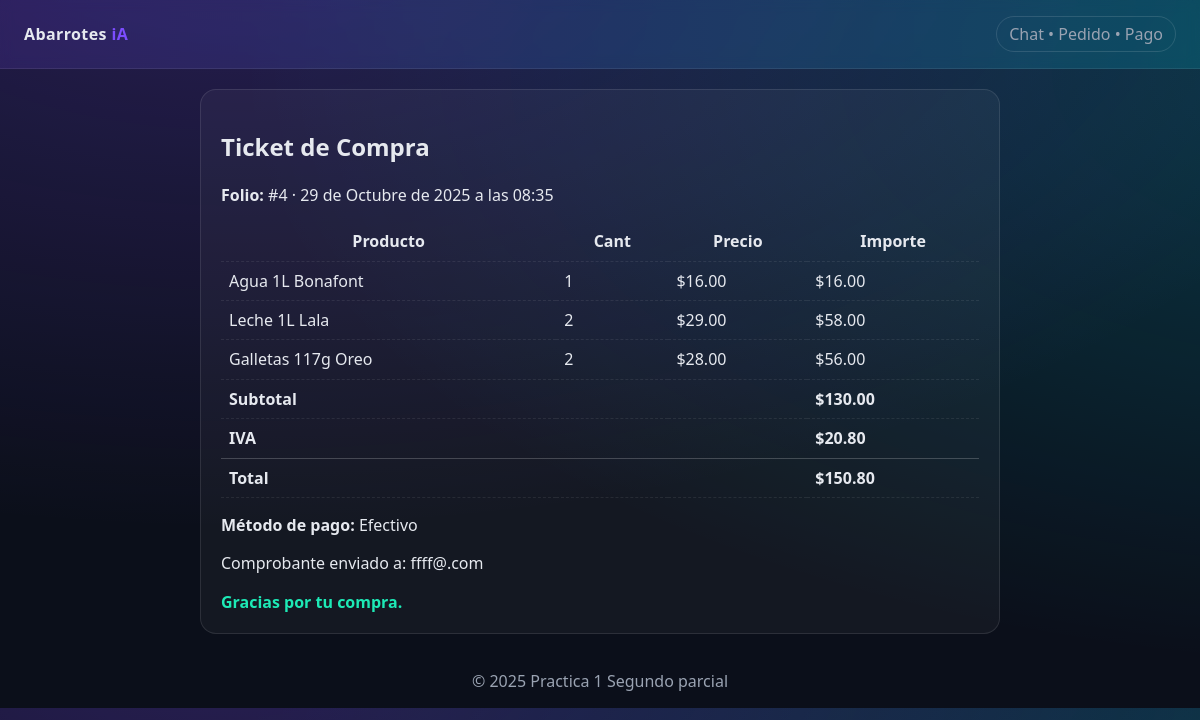
The app's page /recibo/4/ with its own data.
### shopbot/models.py (models this page shows, shortened)
class Order(models.Model):
    created_at = models.DateTimeField(auto_now_add=True)
    subtotal = models.DecimalField(max_digits=9, decimal_places=2, default=0)
    tax = models.DecimalField(max_digits=9, decimal_places=2, default=0)
    total = models.DecimalField(max_digits=9, decimal_places=2, default=0)
    paid = models.BooleanField(default=False)
    payment_method = models.CharField(max_length=32, blank=True)
    email = models.EmailField(blank=True)
    invoice_requested = models.BooleanField(default=False)
    rfc = models.CharField(max_length=20, blank=True)

class OrderItem(models.Model):
    order = models.ForeignKey(Order, on_delete=models.CASCADE, related_name="items")
    product = models.ForeignKey(Product, on_delete=models.PROTECT)
    quantity = models.PositiveIntegerField(default=1)
    unit_price = models.DecimalField(max_digits=9, decimal_places=2)
    def line_total(self):
        return self.quantity * self.unit_price

class Product(models.Model):
    sku = models.CharField(max_length=32, unique=True)
    name = models.CharField(max_length=120)
    brand = models.CharField(max_length=80)
    category = models.CharField(max_length=80)
    price = models.DecimalField(max_digits=9, decimal_places=2)
    cost = models.DecimalField(max_digits=9, decimal_places=2)
    stock = models.IntegerField(default=100)

### shopbot/views.py (the view)
# urls.py: path("recibo/<int:order_id>/", views.receipt, name="receipt"),
def receipt(request: HttpRequest, order_id: int):
    order = Order.objects.get(id=order_id)
    return render(request, "shopbot/receipt.html", {"order": order})

### templates/shopbot/receipt.html (shortened to what this page needs)
{% extends "base.html" %}
{% block content %}
<div class="ticket">
  <h2>{{ order.invoice_requested|yesno:"Factura,Ticket" }} de Compra</h2>
  <p><b>Folio:</b> #{{ order.id }} · {{ order.created_at }}</p>
  <table class="carttbl">
    <thead><tr><th>Producto</th><th>Cant</th><th>Precio</th><th>Importe</th></tr></thead>
    <tbody>
      {% for it in order.items.all %}
      <tr>
        <td>{{ it.product.name }} {{ it.product.brand }}</td>
        <td>{{ it.quantity }}</td>
        <td>${{ it.unit_price }}</td>
        <td>${{ it.line_total }}</td>
      </tr>
      {% endfor %}
    </tbody>
    <tfoot>
      <tr><td colspan="3">Subtotal</td><td>${{ order.subtotal }}</td></tr>
      <tr><td colspan="3">IVA</td><td>${{ order.tax }}</td></tr>
      <tr class="total"><td colspan="3">Total</td><td>${{ order.total }}</td></tr>
    </tfoot>
  </table>
  <p><b>Método de pago:</b> {{ order.payment_method|title }}</p>
  <p>Comprobante enviado a: {{ order.email }}</p>
  <div class="thanks">Gracias por tu compra.</div>
</div>
{% endblock %}

### static/css/style.css (style rules this page uses)
:root { --bg:#0b0f1a; --panel:#0f1524; --acc:#7c4dff; --acc2:#00e5ff; --txt:#e6e9ef; --mut:#9aa3b2; --ok:#1de9b6; }
* { box-sizing:border-box }
body { margin:0;background:radial-gradient(1200px 600px at 20% -10%,rgba(124,77,255,.25),transparent), radial-gradient(1200px 600px at 120% 10%,rgba(0,229,255,.2),transparent), var(--bg); font:16px/1.4 system-ui, -apple-system, Segoe UI, Roboto; color:var(--txt) }
.carttbl { width:100%;border-collapse:collapse }
.carttbl th,.carttbl td { padding:8px;border-bottom:1px dashed rgba(255,255,255,.08) }
.carttbl tfoot td { font-weight:700 }
.carttbl .total td { border-top:1px solid rgba(255,255,255,.2) }
.ticket { max-width:800px;margin:20px auto;padding:20px;background:rgba(255,255,255,.04);border:1px solid rgba(255,255,255,.1);border-radius:16px }
.thanks { margin-top:16px;color:var(--ok);font-weight:700 }

### records on screen
Order: invoice_requested "Ticket", id "4", created_at "29 de Octubre de 2025 a las 08:35", subtotal "130.00", tax "20.80", total "150.80", payment_method "Efectivo", email "ffff@.com"
OrderItem: product.name "Agua 1L", product.brand "Bonafont", quantity "1", unit_price "16.00", line_total "16.00"
OrderItem: product.name "Leche 1L", product.brand "Lala", quantity "2", unit_price "29.00", line_total "58.00"
OrderItem: product.name "Galletas 117g", product.brand "Oreo", quantity "2", unit_price "28.00", line_total "56.00"
